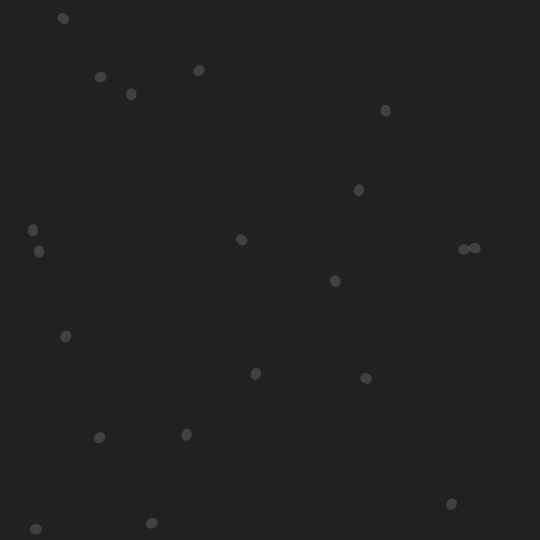
Frame 1 (no input)
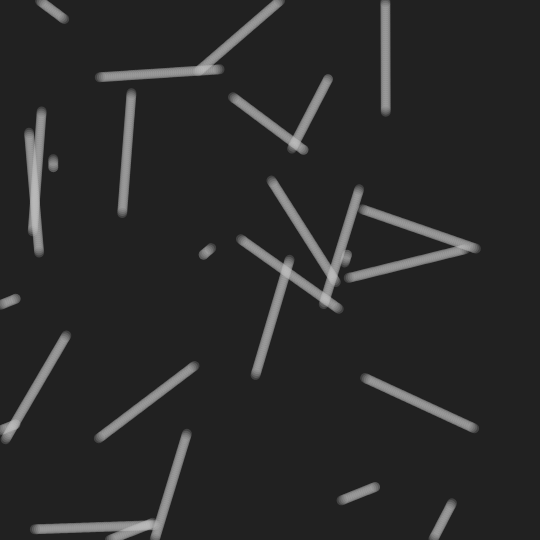
Frame 60 (no input)
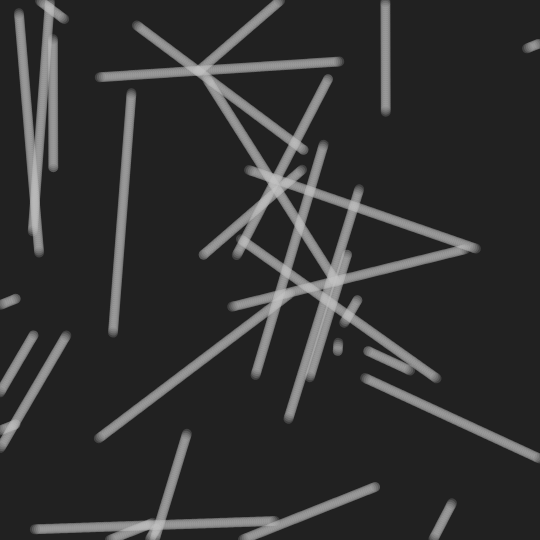
Frame 120 (the mouse pressed at the canvas centre since frame 60)

The p5.js sketch that drew these frames (run headless with seeded random() and noise() and a simulated clock; from frame 60 on, the mouse is pressed at the canvas centre):

// p5.js sketch
// ── sketch.js
let s;
let agents;

function setup() {
    createCanvas(540, 540);
    s = {};
    s.agentCount = 20;
    s.bgColor = color(33);
    s.agentColor = color(200, 50);
    agents = [];
    for (let i = 0; i < s.agentCount; i++) {
        agents.push(new Agent());
    }
    background(s.bgColor);
}

function draw() {
    // background(s.bgColor);
    for (let i = 0; i < s.agentCount; i++) {
        let a = agents[i];
        a.updatePosition();
    }
    stroke(s.agentColor);
    noFill();
    for (let i = 0; i < s.agentCount; i++) {
        let a = agents[i];
        strokeWeight(10);
        line(a.previousPosition.x, a.previousPosition.y, a.position.x, a.position.y);
    }
}

class Agent {
    constructor(position) {
        this.position = position !== undefined ? position : createVector(random(width), random(height)); // Si aucune position n'est fournie, initialisation avec une position aléatoire
        this.previousPosition = this.position.copy();
        this.angle = random(TWO_PI);
        this.stepSize = 2;
    }
    updatePosition() {
        // Une méthode mettant à jour de la position de l'agent en fonction de son angle actuel
        this.previousPosition = this.position.copy();
        this.position.x += cos(this.angle) * this.stepSize;
        this.position.y += sin(this.angle) * this.stepSize;
        if (this.isOutsideSketch() > 0) {
            this.position = createVector(random(width), random(height));
            this.previousPosition = this.position.copy();
        }
    }
    isOutsideSketch() {
        // Une méthode permettant de vérifier si l'agent est sorti des limites de l'espace du sketch. La méthode renvoie les valeurs suivantes :
        // 0: l'agent n'est pas sorti des limites de l'espace du sketch
        // 1: l'agent est sorti par le haut
        // 2: l'agent est sorti par la droite
        // 3: l'agent est sorti par le bas
        // 4: l'agent est sorti par la gauche
        if (this.position.y < 0) {
            return 1;
        } else if (this.position.x > width) {
            return 2;
        } else if (this.position.y > height) {
            return 3;
        } else if (this.position.x < 0) {
            return 4;
        } else {
            return 0;
        }
    }
}
